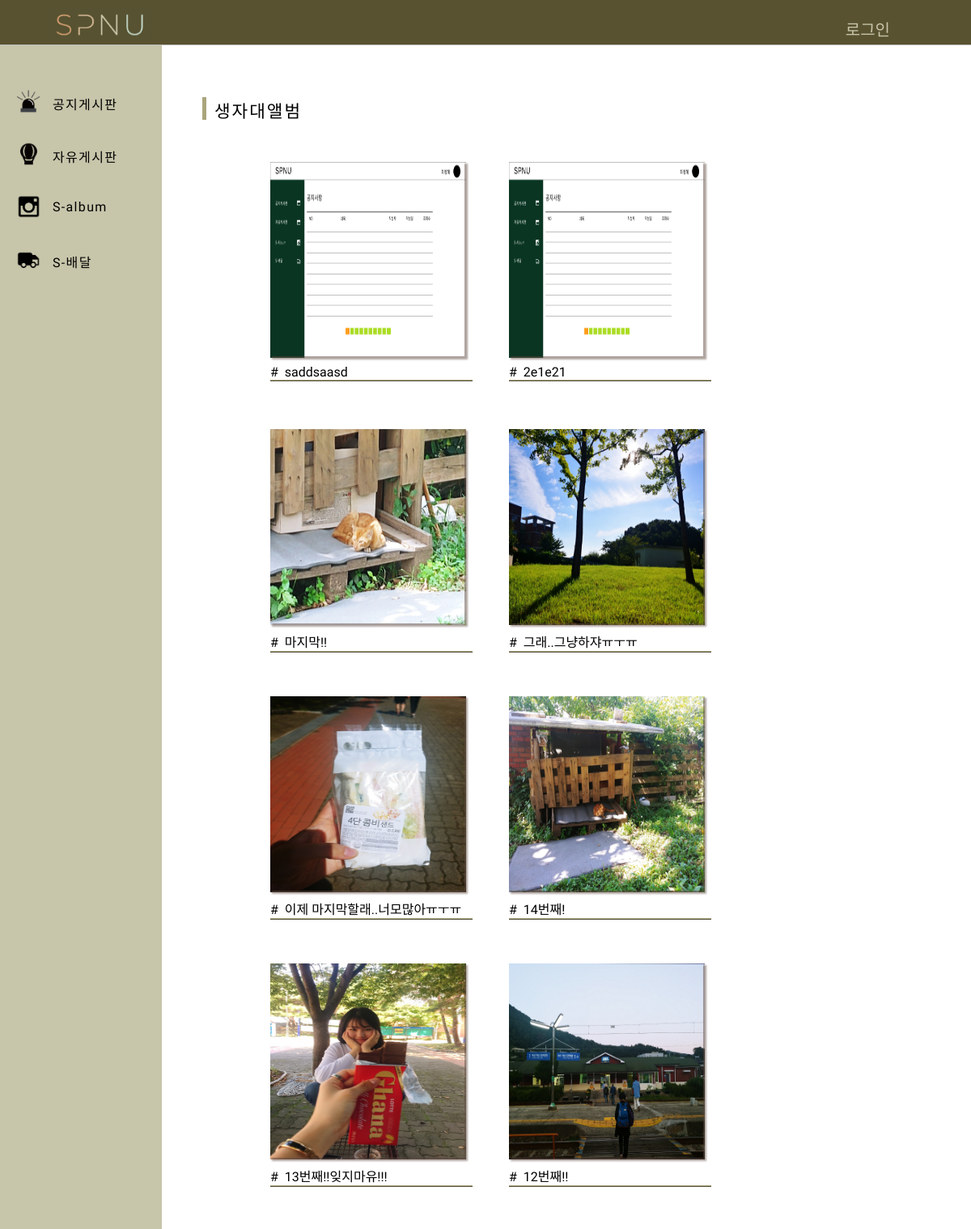
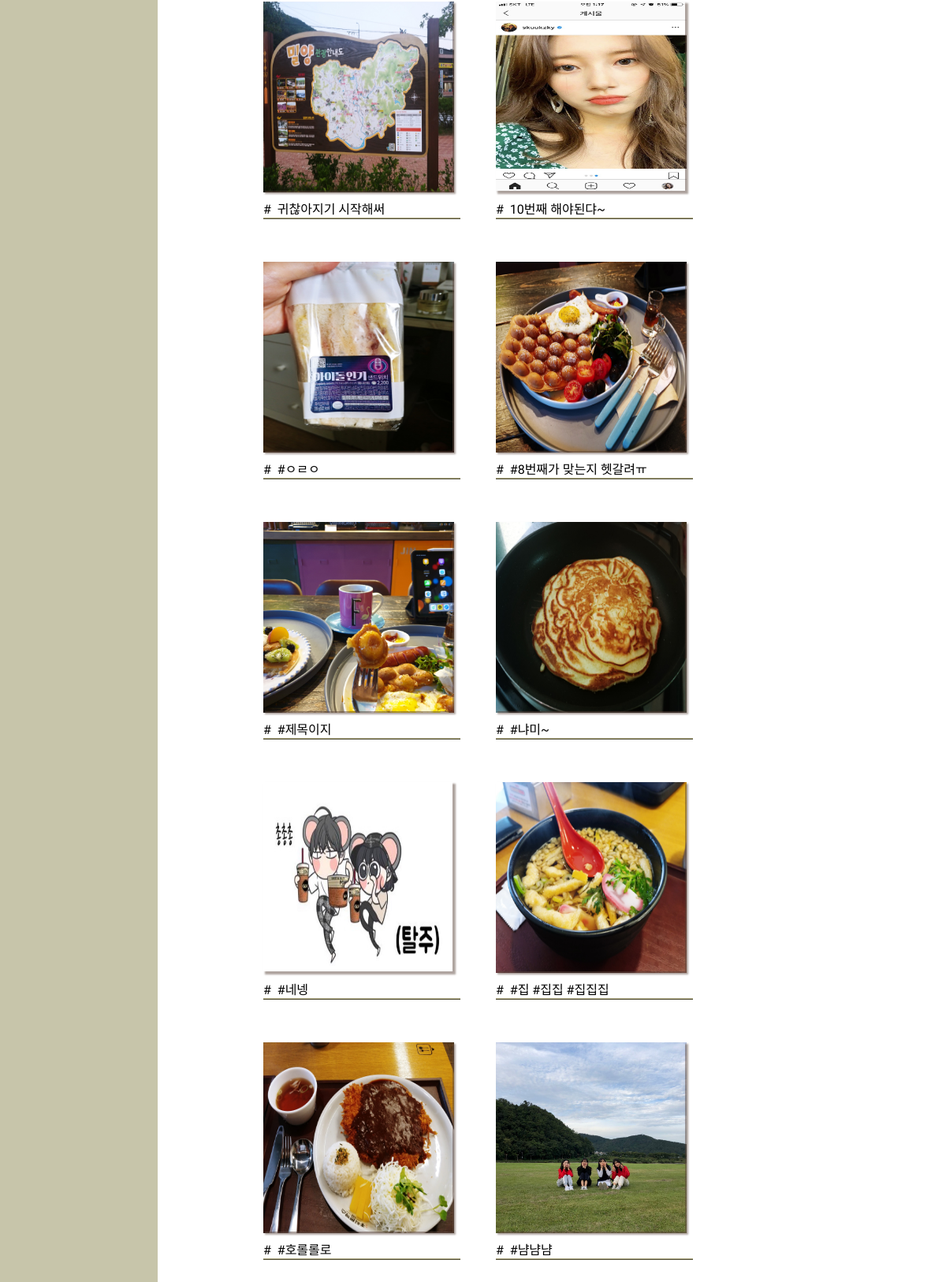
The page /image/ on the database its author committed (2 pictures, top to bottom).
### imageboard/models.py (models this page shows, shortened)
class ImageBoard(models.Model):
    title = models.CharField(max_length = 50)
    author = models.ForeignKey(settings.AUTH_USER_MODEL , default=1, on_delete = models.CASCADE)
    image = models.ImageField(upload_to='imageboard/')
    desc = models.TextField(blank=True)
    created_date = models.DateField(auto_now_add=True)
    hits =  models.PositiveIntegerField(default = 0) #조회수
    likes = models.ManyToManyField(settings.AUTH_USER_MODEL, blank=True ,related_name='post_likes')

### imageboard/views.py (the view)
# urls.py: path('image/', image , name='image'),
def image(request):
    image = ImageBoard.objects.all().order_by('-id')
    return render(request, 'image.html' , {'images' : image })

### imageboard/templates/image.html (shortened to what this page needs)
{% extends 'base.html' %}
{% block contents %}
{% load staticfiles %}
<div class="PageName">
    생자대앨범
</div>
<div class="photo-content">
    {% for image in images %}
    <div id="{{forloop.counter}}" class ="helloimage" >
    <div class="imageContents">
        <div class="photoSpace1">
            <img class="image-photo" src="{{image.image.url}}">
        </div>
        <div class="image-title">&#35;&nbsp;&nbsp;{{image.title}}</div>
    </div>
    </div>
    {% endfor %}
</div>
{% endblock contents %}

### main/static/css/test1.css (style rules this page uses)
body { font-family: 'Noto Sans KR', sans-serif; background-color : white; margin : 0; }
.PageName { width : 40%; height : 28px; border-left : 5px solid rgb(170,165,125); padding-left : 10px; margin-bottom : 12px; font-size : 16pt; letter-spacing: 2px; display : inline-block; font-family: 'Do Hyeon', sans-serif; }
.photo-content { width : 100%; height : 530px; padding-top : 40px; }

### imageboard/static/css/image.css (style rules this page uses)
.photo-content { margin : 0 0 0 10%; }
.imageContents { width : 250px; height : 250px; display : block; margin-right : 45px; margin-bottom: 80px; float : left; }
.image-title { margin-top : 10px; border-bottom: 2px ridge rgb(170,165,125); font-family: 'Stylish', sans-serif; }
.photoSpace1 { width : 240px; height : 240px; box-shadow : 3px 3px 2px 1px rgba(94, 73, 64, 0.5); margin-bottom : 3px; }
.image-photo { width : 242px; height : 242px; position : absolute; z-index : -2; }

### rows shown on the page
ImageBoard: image (picture), title "saddsaasd"
ImageBoard: image (picture), title "2e1e21"
ImageBoard: image (picture), title "마지막!!"
ImageBoard: image (picture), title "그래..그냥하쟈ㅠㅜㅠ"
ImageBoard: image (picture), title "이제 마지막할래..너모많아ㅠㅜㅠ"
ImageBoard: image (picture), title "14번째!"
ImageBoard: image (picture), title "13번째!!잊지마유!!!"
ImageBoard: image (picture), title "12번째!!"
ImageBoard: image (picture), title "귀찮아지기 시작해써"
ImageBoard: image (picture), title "10번째 해야된댜~"
ImageBoard: image (picture), title "#ㅇㄹㅇ"
ImageBoard: image (picture), title "#8번째가 맞는지 헷갈려ㅠ"
ImageBoard: image (picture), title "#제목이지"
ImageBoard: image (picture), title "#냐미~"
ImageBoard: image (picture), title "#네넹"
ImageBoard: image (picture), title "#집 #집집 #집집집"
ImageBoard: image (picture), title "#호롤롤로"
ImageBoard: image (picture), title "#냠냠냠"
